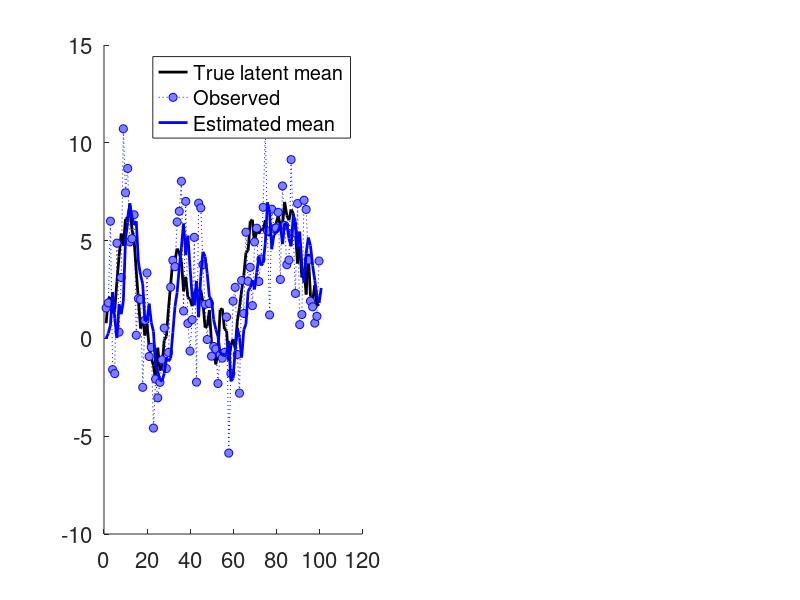

This figure's MATLAB source: (Note: this script raises an error after producing the figure.)
%% Kalman filter

n = 100; %number of trials to simulate

% generative model: 'true' parameters
% -------------------------------------------------------------------------
sh = 1;  % variance of random walk step (drift in true mean)
se = 5;  % variance of observation noise

% generate data, conditional on model parameters
% -------------------------------------------------------------------------

m_true = cumsum(randn(n,1) * sqrt(sh));         % sequence of true values, random walk with var = sh, std = sqrt(sh)
obs_values = m_true + randn(n,1) * sqrt(se);    % sequence of observations; obs noise is independent across time

% Physical
% truck
% Kalman gain
% predict and update steps

% a rat presses a lever, and gets a reward of variable magnitude.
% the psychological model is that the rat thinks there is an expected reward 
% magnitude E(reward) that changes across time (according to a Gaussian random walk), 
% and the realized reward on a trial is the E(reward) plus a draw from a second Gaussian random variable  
% Further assumptions: rat is inferring ... Bayes...

% The Kalman filter can be written as a single equation; however, it is most often conceptualized as two distinct phases: "Predict" and "Update". The predict phase uses the state estimate from the previous timestep to produce an estimate of the state at the current timestep. This predicted state estimate is also known as the a priori state estimate because, although it is an estimate of the state at the current timestep, it does not include observation information from the current timestep. In the update phase, the innovation (the pre-fit residual), i.e. the difference between the current a priori prediction and the current observation information, is multiplied by the optimal Kalman gain and combined with the previous state estimate to refine the state estimate. This improved estimate based on the current observation is termed the a posteriori state estimate.

% estimate mean m_hat, conditional on model parameters
% -------------------------------------------------------------------------

% the 'oracle' Kalman filter knows the true parameter values sh and se
sh_hat = sh;  % estimated true drift variance
se_hat = se;  % estimated observation noise variance

%mj: of course when applied to a real experiment, the inputs (obs_values) will be whatever was presented to the subject, rather than something produced by the KF generating process
%    therefore the notion of "true" se and sh isn't meaningful
%    in fact, this entire cell of code wouldn't be used when fitting data; you'd start in the next cell 

m_hat = zeros(n+1,1);                    % fitted (estimated) sequence of means; zero for first trial
s_hat = zeros(n+1,1);                    % fitted (estimated) sequence of variances; sh for first trial
s_hat(1) = sh_hat;

for i = 1:n
    
    % precision-weighted mean
    m_hat(i+1) = (m_hat(i) * se_hat + obs_values(i) * s_hat(i)) / (se_hat + s_hat(i));  
    %mj: m_hat(i+1) is the mean for both the posterior on trial i and the prior on trial i+1 
    
    s_hat(i+1) = se_hat * s_hat(i) / (se_hat + s_hat(i)) + sh_hat;
    %mj: s_hat(i+1) is the variance for the prior on trial i+1
    %    the variance for the posterior on trial i would be given by the same expression except without adding sh_hat 
end

% plot
figure(4), clf, subplot(1, 2, 1); set(gca, 'FontSize', 16); hold on
plot(m_true,'k', 'LineWidth', 2)
plot(obs_values,'bo:', 'LineWidth', .5, 'MarkerFaceColor', [.5 .5 1])
plot(m_hat,'b', 'LineWidth', 2)

legend({'True latent mean' 'Observed' 'Estimated mean'});
b = fill([1:n+1,n+1:-1:1], [m_hat-sqrt(s_hat);flipud(m_hat+sqrt(s_hat))],[.8 .8 1], 'linestyle','none');
set(b, 'FaceAlpha', .5);
axis tight

title('Oracle Kalman filter')

%% Now estimate parameters

% If we do not know the true variance parameters sh and se, we need to
% estimate them: 
ssq = @(x) sum(x .^ 2); %  sums of squares

% Objective function to minimize: Diff between observed and smoothed fits
err_fun = @(se_hat_sh_hat) ssq(obs_values -  est_kalman_simple(obs_values, se_hat_sh_hat(1), se_hat_sh_hat(2)));
%mj: this isn't the right comparison
%    obs_values are the stimuli
%    what you need are a sequence of responses
%    then you want an objective function that compares the response sequence to the model's predicted responses 
%    also, est_kalman_simple doesn't directly return model predictions (see my comment in that function) 

b_start = std(obs_values) * [.7 .3]; % Naive guess at parameters

b_hat = fminsearch(err_fun, b_start); % find the best parameters, b_hat
                                    % this may not be a parameterization
                                    % that returns very efficient
                                    % (high-power for inference) estimates, though!

% generate fits
% This function returns fits given parameter estimates - the "forward model"
[m_hat, s_hat] = est_kalman_simple(obs_values, b_hat(1), b_hat(2));

% Print true and estimated parameters
%mj: no notion of true parameters (see comment above: obs_values are the actual stimuli given to the subject) 
fprintf('True:\t%3.2f %3.2f\nEst:\t%3.2f %3.2f\n', se, sh, b_hat(1), b_hat(2));

subplot(1, 2, 2); cla, set(gca, 'FontSize', 16); hold on

plot(m_true,'k', 'LineWidth', 2)
plot(obs_values,'bo:', 'LineWidth', .5, 'MarkerFaceColor', [.5 .5 1])
plot(m_hat,'b', 'LineWidth', 2)

legend({'True latent mean' 'Observed' 'Estimated mean'});
b = fill([1:n,n:-1:1], [m_hat-sqrt(s_hat);flipud(m_hat+sqrt(s_hat))],[.8 .8 1], 'linestyle','none');
alpha(b,.5)
axis tight

title('Fitted Kalman filter')

%% How does the model perform?
% Now simulate bias and variance in parameter estimates

niter = 1000;

param_est = zeros(niter, 2);

[sse, sse_loss] = deal(zeros(niter, 1));

for i = 1:niter
    
% generate data, conditional on model parameters
% -------------------------------------------------------------------------

m_true = cumsum(randn(n,1) * sqrt(sh));         % sequence of true values, random walk with var = sh, std = sqrt(sh)
obs_values = m_true + randn(n,1) * sqrt(se);    % sequence of observations; obs noise is independent across time

% fit the model, find best parameters
% -------------------------------------------------------------------------

err_fun = @(se_hat_sh_hat) ssq(obs_values -  est_kalman_simple(obs_values, se_hat_sh_hat(1), se_hat_sh_hat(2)));
b_start = var(obs_values) * [.7 .3]; % Naive guess at parameters
b_hat = fminsearch(err_fun, b_start); % find the best parameters, b_hat

param_est(i, :) = b_hat;
sse(i, 1) = err_fun(b_hat);

sse_loss(i, 1) = sse(i, 1) - err_fun([se sh]); % difference between estimated and optimal error

end

figure(3); 
barplot_columns(param_est, 'nofig');

%% Markov chain stationary distribution

T = [.6 .1 .1;.3 .8 0;.1 .1 .9]; %transition matrix
p = [.2;.3;.5]; %stationary distribution

disp('Trasition matrix (T):'),disp(T)
disp('Stationary distributions (p):'),disp(p)
disp('T*p:'),disp(T*p)

n = 10000; %number of steps to run
burn = 1000; %initial steps to discard
space = 10; %spacing of samples to save

sample = zeros((n-burn)/space,1);
m_true = randi(3); %random starting state
for i=1:n
    m_true = find(rand<cumsum(T(:,m_true)),1); %sample according to xth column of T
    if i>burn && mod(i,space)==0
        sample((i-burn)/space) = m_true; %save this sample
    end
end

p = [mean(sample==1) mean(sample==2) mean(sample==3)]; %proportion for each state
disp(['Simulated proportions: ' num2str(p)]) %display proportions
disp(['Standard errors: ' num2str(sqrt(p.*(1-p)*space/(n-burn)))]) %standard errors assuming independence


